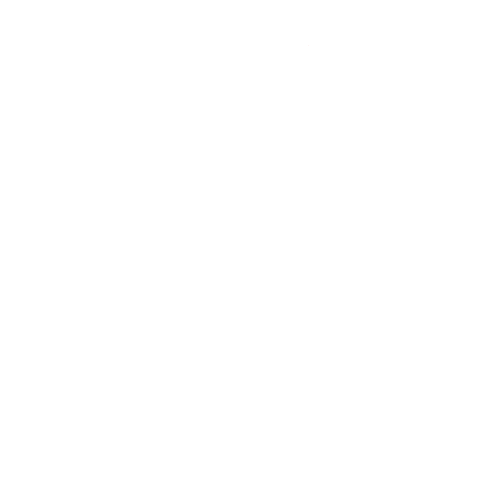
Frame 1 (no input)
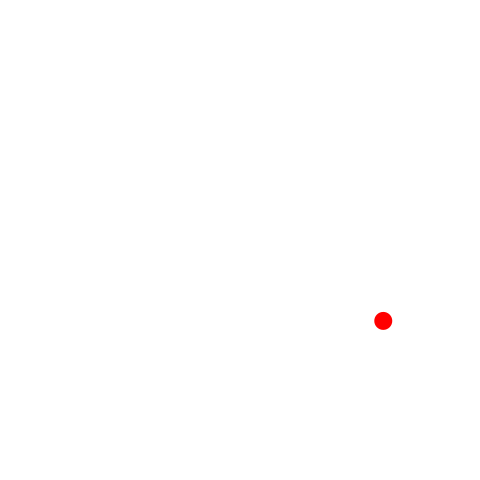
Frame 60 (the mouse pressed at the canvas centre just before this capture)
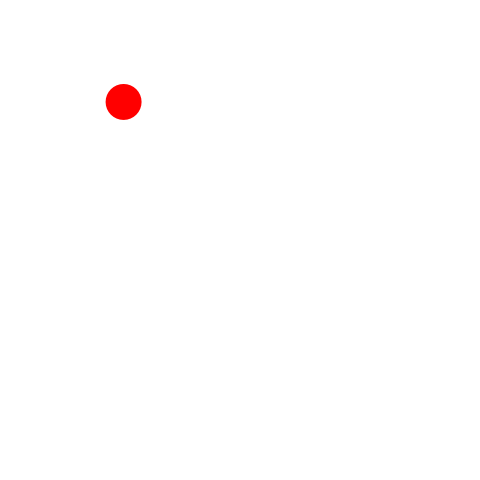
Frame 120 (the mouse held since frame 60 and released just before this capture)

The Processing sketch that drew these frames (run headless with seeded random() and noise(); from frame 60 on, the mouse is pressed at the canvas centre):

// Processing sketch: ballEnlarged1
// ── ballEnlarged1.pde
final float vx0min = -7;            // vxの初期値の下限
final float vx0max = 5;             // vxの初期値の上限
final float vy0min = 4;             // vyの初期値の下限
final float vy0max = 10;            // vyの初期値の上限
final float fps = 60;               // 1秒間あたりのフレーム数
final float gravity = 9.8 / fps;    // 1フレームあたりの重力加速度
final float elas = 0.98;            // 反発係数
final float D = 40;                 // ボールの直径
final float hueMax = 360.0;         // 色相の最大値
Ball Ball0;

void setup() {
  frameRate(fps);
  size(480, 480);
  noStroke();
  colorMode(HSB, hueMax, 100, 100);
  fill(0, 0, 0);
  Ball0=new Ball();
  Ball0.setX(random(D / 2, width - D / 2));     // ボールの中心のx座標
  Ball0.setY(random(D / 2, height / 5));     // ボールの中心のy座標
  Ball0.setVX(random(vx0min, vx0max));           // ボールの速度のx成分
  Ball0.setVY(random(vy0min, vy0max));          // ボールの速度のy成分
}

void draw() {
  background(0, 0, 100);
  Ball0.move();
  //Ball0.draw(Ball0.VX, Ball0.VY);
  ellipse(Ball0.X, Ball0.Y, Ball0.d, Ball0.d);
}

class Ball {
  float X  =0;
  float Y  =0;
  float VX =0;
  float VY =0;
  float d=0;
  boolean Expand=true;
  boolean Switch=false;
  final float MAXEXPAND=150;
  final float MINEXPAND=30;
  void setX(float X) {
    this.X = X;
  }
  void setY(float Y) {
    this.Y = Y;
  }
  void setVX(float VX) {
    this.VX = VX;
  }
  void setVY(float VY) {
    this.VY = VY;
  }
  void setd(float D) {
    this.d = D;
  }
  void move() {
    expand();
    X  += VX;          // ボールが速度ぶん移動する
    VY += gravity;           // 速度のy成分に重力加速度を加算する
    Y  += VY;          // ボールが速度ぶん移動する
    if (X < d / 2) {
      VX = - VX * elas;
      X = d / 2;
    } else if (X > width - d / 2) {
      VX = - VX  * elas;
      X = width - d / 2;
    }
    if (Y > height - d / 2) {
      VY = - VY * elas;
      Y = height - d / 2;
    } else if (Y < d / 2) {
      VY = - VY * elas;
      Y = d / 2;
    }
  }
  void draw(float vx, float vy) {
    fill(((sqrt(vx * vx + vy * vy) * 16) % hueMax), 100, 100);
  }
  void expand() {
    if (d<=MAXEXPAND&&Expand==true) {
      Expand=true;
    }
    if (d>MAXEXPAND&&Expand==true) {
      Expand=false;
    }
    if (d>=MINEXPAND&&Expand==false) {
      Expand=false;
    }
    if (d<MINEXPAND&&Expand==false) {
      Expand=true;
    }
    if (Expand==true) {
      fill(0,100,100);
      d+=0.3;
    }
    if (Expand==false) {
      fill(180,100,100);
      d-=0.3;
    }
  }
}
